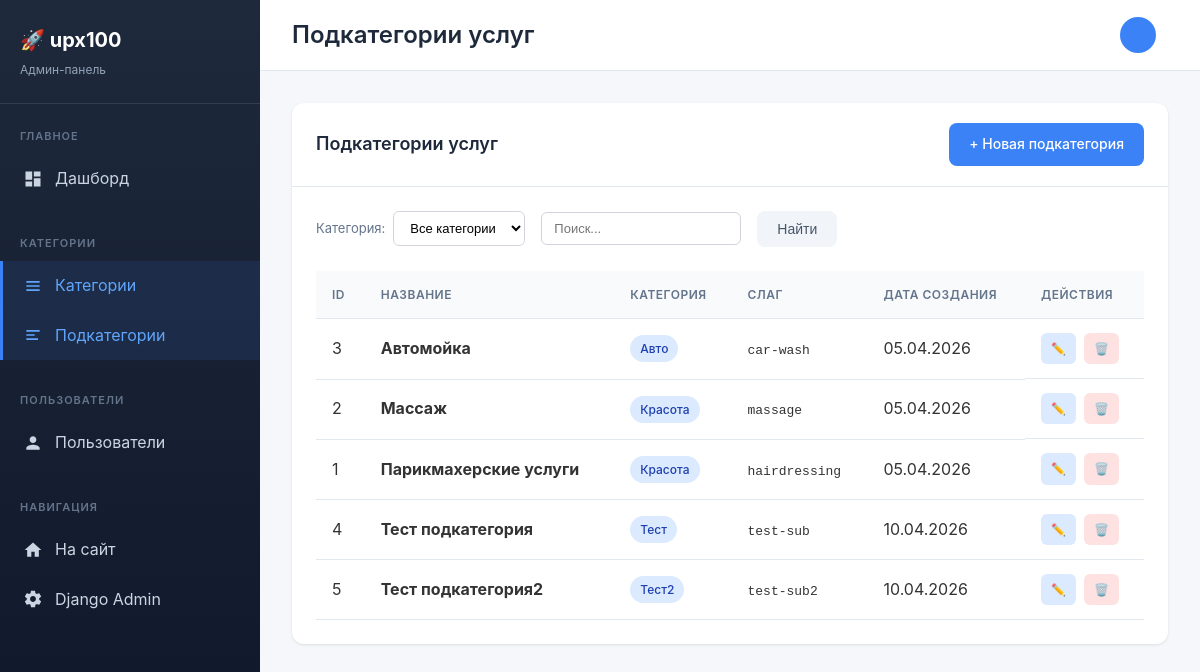
The app's page /dashboard/subcategories/ (signed in) with its own data.
### companies/models.py (models this page shows, shortened)
class Subcategory(models.Model):
    category = models.ForeignKey(
        Category,
        on_delete=models.CASCADE,
        related_name='subcategories',
        verbose_name='Категория'
    )
    name = models.CharField(
        max_length=100,
        verbose_name='Название подкатегории'
    )
    slug = models.SlugField(
        max_length=100,
        unique=True,
        verbose_name='Слаг'
    )
    created_at = models.DateTimeField(
        auto_now_add=True,
        verbose_name='Дата создания'
    )
    class Meta:
        verbose_name = 'Подкатегория'
        verbose_name_plural = 'Подкатегории'
        ordering = ['category', 'name']
        unique_together = [['category', 'slug']]

class Category(models.Model):
    name = models.CharField(
        max_length=100,
        unique=True,
        verbose_name='Название категории'
    )
    slug = models.SlugField(
        max_length=100,
        unique=True,
        verbose_name='Слаг'
    )
    icon = models.ImageField(
        upload_to='categories/icons/',
        blank=True,
        null=True,
        verbose_name='Иконка'
    )
    created_at = models.DateTimeField(
        auto_now_add=True,
        verbose_name='Дата создания'
    )
    class Meta:
        verbose_name = 'Категория'
        verbose_name_plural = 'Категории'
        ordering = ['name']

### dashboard/views.py (the view)
# urls.py: path('subcategories/', views.subcategory_list, name='subcategory_list'),
@admin_required
def subcategory_list(request):
    from companies.models import Category, Subcategory
    subcategories = Subcategory.objects.select_related('category').order_by('category__name', 'name')
    category_filter = request.GET.get('category', '')
    if category_filter:
        subcategories = subcategories.filter(category_id=category_filter)
    query = request.GET.get('q', '')
    if query:
        subcategories = subcategories.filter(
            Q(name__icontains=query) | Q(category__name__icontains=query)
        )
    categories = Category.objects.all()
    context = {
        'subcategories': subcategories,
        'categories': categories,
        'selected_category': category_filter,
        'query': query,
        'title': 'Подкатегории услуг',
    }
    return render(request, 'dashboard/subcategories/list.html', context)

### dashboard/views.py (called while the page is built)
def is_admin(user):
    return user.is_authenticated and (user.is_superuser or user.role == 'admin')

### templates/dashboard/subcategories/list.html (shortened to what this page needs)
{% extends 'dashboard/base.html' %}
{% block content %}
<div class="card">
    <div class="card-header">
        <h3 class="card-title">Подкатегории услуг</h3>
        <a href="{% url 'dashboard:subcategory_create' %}" class="btn btn-primary">+ Новая подкатегория</a>
    </div>
    <div class="card-body">
        <form class="filters" method="get">
            <div class="filter-item">
                <label>Категория:</label>
                <select name="category" class="form-control">
                    <option value="">Все категории</option>
                </select>
            </div>
            <div class="filter-item">
                <input type="text" name="q" value="{{ query }}" placeholder="Поиск..." class="form-control" style="width: 200px;">
            </div>
            <button type="submit" class="btn btn-secondary">Найти</button>
        </form>
        <div class="table-responsive">
            <table>
                <thead>
                    <tr>
                        <th>ID</th>
                        <th>Название</th>
                        <th>Категория</th>
                        <th>Слаг</th>
                        <th>Дата создания</th>
                        <th>Действия</th>
                    </tr>
                </thead>
                <tbody>
                    {% for subcategory in subcategories %}
                    <tr>
                        <td>{{ subcategory.pk }}</td>
                        <td><strong>{{ subcategory.name }}</strong></td>
                        <td><span class="badge badge-info">{{ subcategory.category.name }}</span></td>
                        <td><code>{{ subcategory.slug }}</code></td>
                        <td>{{ subcategory.created_at|date:"d.m.Y" }}</td>
                        <td class="actions-cell">
                            <a href="{% url 'dashboard:subcategory_edit' subcategory.pk %}" class="action-btn edit">✏️</a>
                            <a href="{% url 'dashboard:subcategory_delete' subcategory.pk %}" class="action-btn delete">🗑️</a>
                        </td>
                    </tr>
                    {% endfor %}
                </tbody>
            </table>
        </div>
    </div>
</div>
{% endblock %}

### templates/dashboard/base.html (style rules this page uses)
* { margin: 0; padding: 0; box-sizing: border-box; }
body { font-family: -apple-system, BlinkMacSystemFont, 'Segoe UI', Roboto, Oxygen, Ubuntu, sans-serif; background-color: #f5f7fa; color: #333; line-height: 1.6; }
.card { background: #fff; border-radius: 12px; box-shadow: 0 1px 3px rgba(0,0,0,0.1); overflow: hidden; }
.card-header { padding: 20px 24px; border-bottom: 1px solid #e2e8f0; display: flex; justify-content: space-between; align-items: center; }
.card-title { font-size: 18px; font-weight: 600; color: #1e293b; }
.card-body { padding: 24px; }
.table-responsive { overflow-x: auto; }
table { width: 100%; border-collapse: collapse; }
th, td { padding: 14px 16px; text-align: left; border-bottom: 1px solid #e2e8f0; }
th { background: #f8fafc; font-weight: 600; font-size: 12px; text-transform: uppercase; letter-spacing: 0.5px; color: #64748b; }
.btn { display: inline-flex; align-items: center; gap: 8px; padding: 10px 20px; border-radius: 8px; font-size: 14px; font-weight: 500; text-decoration: none; cursor: pointer; border: none; transition: all 0.2s; }
.btn-primary { background: #3b82f6; color: #fff; }
.btn-secondary { background: #f1f5f9; color: #475569; }
.badge { display: inline-block; padding: 4px 10px; border-radius: 20px; font-size: 12px; font-weight: 500; }
.badge-info { background: #dbeafe; color: #1e40af; }
.form-control { width: 100%; padding: 12px 16px; border: 1px solid #d1d5db; border-radius: 8px; font-size: 14px; transition: border-color 0.2s; }
select.form-control { background: #fff; }
.filters { display: flex; gap: 16px; margin-bottom: 24px; flex-wrap: wrap; }
.filter-item { display: flex; align-items: center; gap: 8px; }
.filter-item label { font-size: 13px; color: #64748b; }
.filter-item select, .filter-item input { padding: 8px 12px; border: 1px solid #d1d5db; border-radius: 6px; font-size: 13px; }
.actions-cell { display: flex; gap: 8px; }
.action-btn { padding: 6px 10px; border-radius: 6px; font-size: 12px; text-decoration: none; transition: all 0.2s; }
.action-btn.edit { background: #dbeafe; color: #1e40af; }
.action-btn.delete { background: #fee2e2; color: #991b1b; }

### records on screen
Subcategory: pk "3", name "Автомойка", category.name "Авто", slug "car-wash", created_at "05.04.2026"
Subcategory: pk "2", name "Массаж", category.name "Красота", slug "massage", created_at "05.04.2026"
Subcategory: pk "1", name "Парикмахерские услуги", category.name "Красота", slug "hairdressing", created_at "05.04.2026"
Subcategory: pk "4", name "Тест подкатегория", category.name "Тест", slug "test-sub", created_at "10.04.2026"
Subcategory: pk "5", name "Тест подкатегория2", category.name "Тест2", slug "test-sub2", created_at "10.04.2026"

### other values on screen
{{ title }} "Подкатегории услуг"
